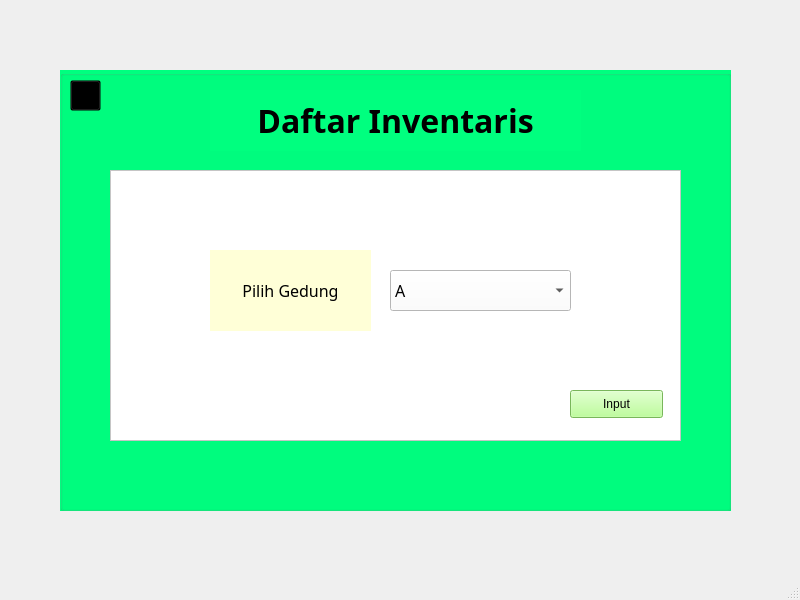
<?xml version="1.0" encoding="UTF-8"?>
<ui version="4.0">
 <class>InventarisGedung</class>
 <widget class="QMainWindow" name="InventarisGedung">
  <property name="geometry">
   <rect>
    <x>0</x>
    <y>0</y>
    <width>800</width>
    <height>600</height>
   </rect>
  </property>
  <property name="windowTitle">
   <string>Daftar Inventaris Gedung</string>
  </property>
  <widget class="QWidget" name="centralwidget">
   <widget class="QGroupBox" name="groupBox">
    <property name="geometry">
     <rect>
      <x>60</x>
      <y>70</y>
      <width>671</width>
      <height>441</height>
     </rect>
    </property>
    <property name="styleSheet">
     <string notr="true">background-color: rgb(0, 255, 127);</string>
    </property>
    <property name="title">
     <string/>
    </property>
    <widget class="QLabel" name="label">
     <property name="geometry">
      <rect>
       <x>150</x>
       <y>20</y>
       <width>371</width>
       <height>61</height>
      </rect>
     </property>
     <property name="font">
      <font>
       <family>Adobe Gothic Std</family>
       <pointsize>24</pointsize>
       <weight>75</weight>
       <bold>true</bold>
      </font>
     </property>
     <property name="text">
      <string>Daftar Inventaris</string>
     </property>
     <property name="alignment">
      <set>Qt::AlignCenter</set>
     </property>
    </widget>
    <widget class="QFrame" name="frame">
     <property name="geometry">
      <rect>
       <x>50</x>
       <y>100</y>
       <width>571</width>
       <height>271</height>
      </rect>
     </property>
     <property name="styleSheet">
      <string notr="true">background-color: rgb(255, 255, 255);</string>
     </property>
     <property name="frameShape">
      <enum>QFrame::StyledPanel</enum>
     </property>
     <property name="frameShadow">
      <enum>QFrame::Raised</enum>
     </property>
     <widget class="QComboBox" name="Pilih_Gedung">
      <property name="geometry">
       <rect>
        <x>280</x>
        <y>100</y>
        <width>181</width>
        <height>41</height>
       </rect>
      </property>
      <property name="font">
       <font>
        <family>Adobe Gothic Std</family>
        <pointsize>12</pointsize>
       </font>
      </property>
      <property name="currentText">
       <string>A</string>
      </property>
      <item>
       <property name="text">
        <string>A</string>
       </property>
      </item>
      <item>
       <property name="text">
        <string>B</string>
       </property>
      </item>
      <item>
       <property name="text">
        <string>C</string>
       </property>
      </item>
      <item>
       <property name="text">
        <string>D</string>
       </property>
      </item>
      <item>
       <property name="text">
        <string>E</string>
       </property>
      </item>
      <item>
       <property name="text">
        <string>F</string>
       </property>
      </item>
      <item>
       <property name="text">
        <string>GKU</string>
       </property>
      </item>
      <item>
       <property name="text">
        <string>Labtek1</string>
       </property>
      </item>
      <item>
       <property name="text">
        <string>Labtek2</string>
       </property>
      </item>
      <item>
       <property name="text">
        <string>Labtek3</string>
       </property>
      </item>
     </widget>
     <widget class="QLabel" name="label_2">
      <property name="geometry">
       <rect>
        <x>100</x>
        <y>80</y>
        <width>161</width>
        <height>81</height>
       </rect>
      </property>
      <property name="font">
       <font>
        <family>Adobe Gothic Std</family>
        <pointsize>12</pointsize>
       </font>
      </property>
      <property name="styleSheet">
       <string notr="true">background-color: rgb(255, 255, 215);</string>
      </property>
      <property name="frameShape">
       <enum>QFrame::NoFrame</enum>
      </property>
      <property name="text">
       <string>Pilih Gedung</string>
      </property>
      <property name="alignment">
       <set>Qt::AlignCenter</set>
      </property>
      <property name="margin">
       <number>0</number>
      </property>
     </widget>
    </widget>
    <widget class="QPushButton" name="Input">
     <property name="geometry">
      <rect>
       <x>510</x>
       <y>320</y>
       <width>93</width>
       <height>28</height>
      </rect>
     </property>
     <property name="sizePolicy">
      <sizepolicy hsizetype="Preferred" vsizetype="Preferred">
       <horstretch>0</horstretch>
       <verstretch>0</verstretch>
      </sizepolicy>
     </property>
     <property name="styleSheet">
      <string notr="true">background-color: rgb(170, 255, 127);
gridline-color: rgb(0, 0, 0);
selection-color: rgb(255, 255, 255);
selection-background-color: rgb(255, 255, 255);</string>
     </property>
     <property name="text">
      <string>Input</string>
     </property>
     <property name="autoDefault">
      <bool>false</bool>
     </property>
     <property name="default">
      <bool>false</bool>
     </property>
     <property name="flat">
      <bool>false</bool>
     </property>
    </widget>
    <widget class="QPushButton" name="BackButton">
     <property name="geometry">
      <rect>
       <x>10</x>
       <y>10</y>
       <width>31</width>
       <height>31</height>
      </rect>
     </property>
     <property name="font">
      <font>
       <kerning>false</kerning>
      </font>
     </property>
     <property name="cursor">
      <cursorShape>ArrowCursor</cursorShape>
     </property>
     <property name="mouseTracking">
      <bool>false</bool>
     </property>
     <property name="autoFillBackground">
      <bool>false</bool>
     </property>
     <property name="styleSheet">
      <string notr="true">color: rgb(170, 255, 255);
background-color: transparent;
</string>
     </property>
     <property name="text">
      <string/>
     </property>
    </widget>
    <widget class="QLabel" name="BackIcon">
     <property name="geometry">
      <rect>
       <x>10</x>
       <y>10</y>
       <width>31</width>
       <height>31</height>
      </rect>
     </property>
     <property name="text">
      <string/>
     </property>
     <property name="pixmap">
      <pixmap>icon/BackIcon.png</pixmap>
     </property>
     <property name="scaledContents">
      <bool>true</bool>
     </property>
    </widget>
    <zorder>label</zorder>
    <zorder>frame</zorder>
    <zorder>Input</zorder>
    <zorder>BackIcon</zorder>
    <zorder>BackButton</zorder>
   </widget>
  </widget>
  <widget class="QStatusBar" name="statusbar"/>
 </widget>
 <resources/>
 <connections/>
</ui>
